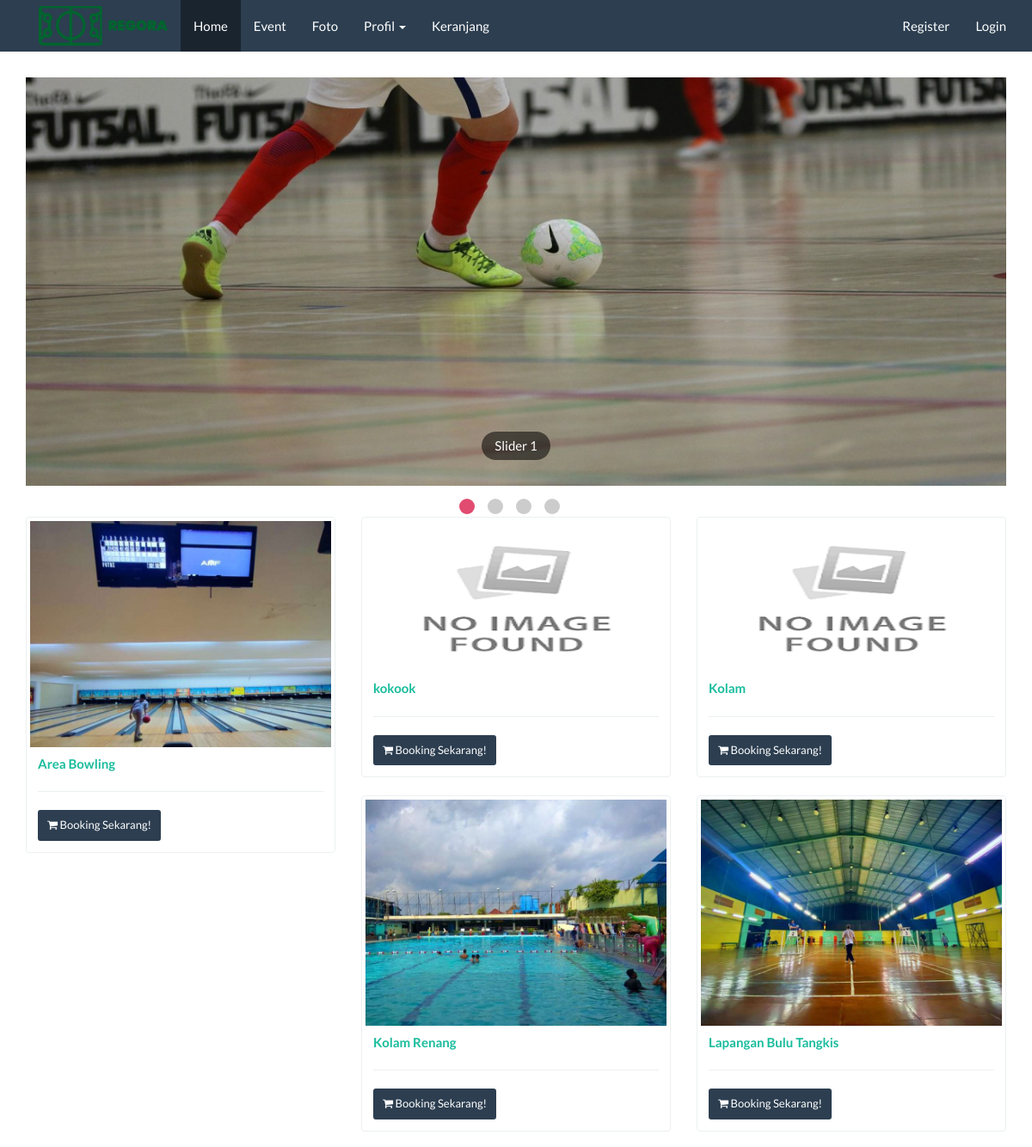
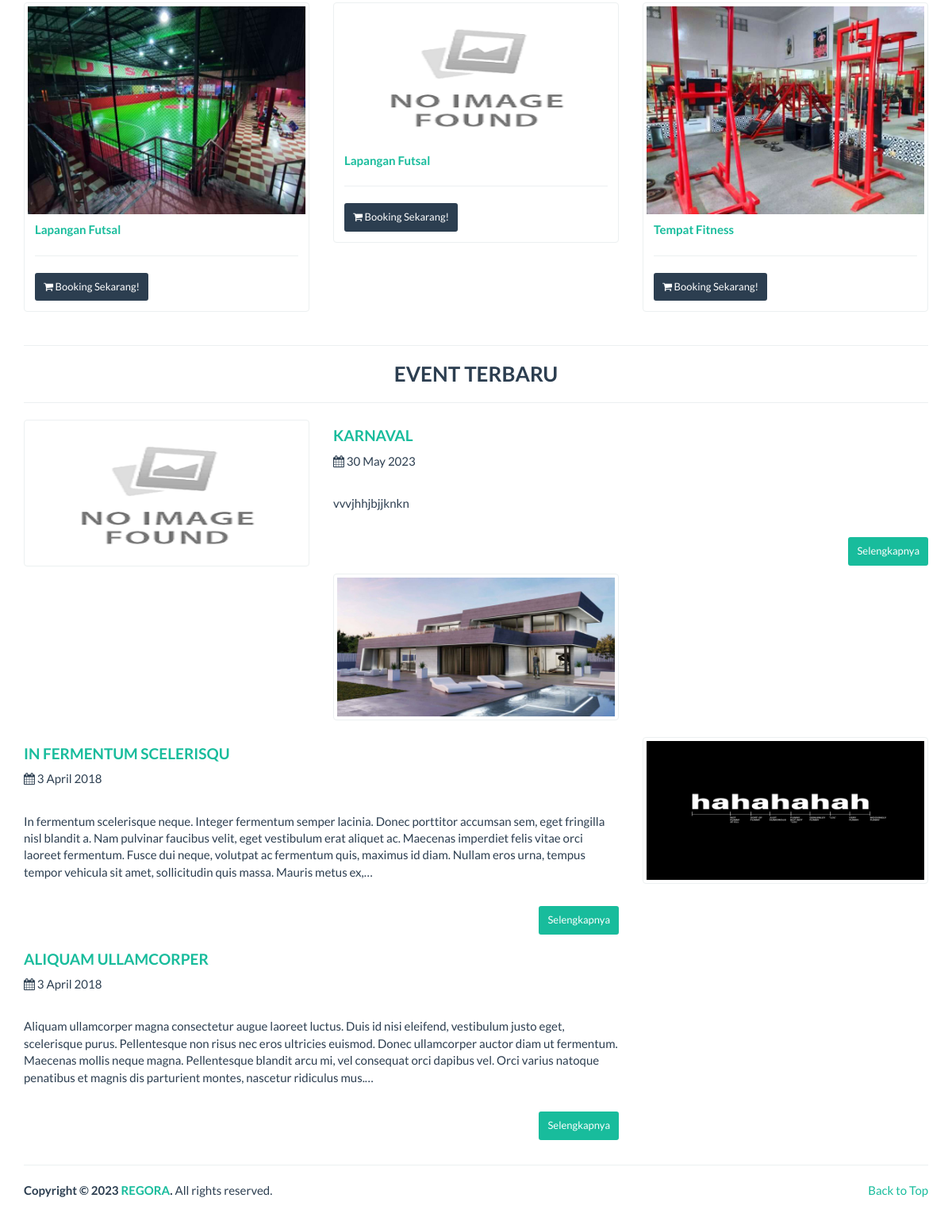
The page / on the database its author committed (2 pictures, top to bottom).
### tables this page shows
CREATE TABLE `slider` (
  `id_slider` int(11) NOT NULL,
  `no_urut` int(11) NOT NULL,
  `nama_slider` varchar(100) NOT NULL,
  `link` varchar(100) NOT NULL,
  `foto` text NOT NULL,
  `foto_type` char(10) NOT NULL,
  `foto_size` int(11) NOT NULL,
  `created_at` datetime NOT NULL DEFAULT current_timestamp(),
  `created_by` char(50) NOT NULL,
  `modified_at` datetime DEFAULT NULL ON UPDATE current_timestamp(),
  `modified_by` char(50) NOT NULL,
  `uploader` varchar(255) DEFAULT NULL
);

CREATE TABLE `lapangan` (
  `id_lapangan` int(11) NOT NULL,
  `nama_lapangan` varchar(100) NOT NULL,
  `harga` int(11) NOT NULL,
  `foto` text NOT NULL,
  `deskripsi` text NOT NULL,
  `fasilitas` varchar(100) NOT NULL,
  `created_by` varchar(255) DEFAULT NULL,
  `created_at` varchar(255) DEFAULT NULL,
  `modified_by` varchar(255) DEFAULT NULL,
  `modified_at` varchar(255) DEFAULT NULL
);

CREATE TABLE `event` (
  `id_event` int(11) NOT NULL,
  `nama_event` varchar(100) NOT NULL,
  `slug_event` varchar(100) DEFAULT NULL,
  `deskripsi` text DEFAULT NULL,
  `kategori` int(11) DEFAULT NULL,
  `foto` text DEFAULT NULL,
  `foto_type` char(10) DEFAULT NULL,
  `created_at` datetime NOT NULL DEFAULT current_timestamp(),
  `created_by` char(50) NOT NULL,
  `modified_at` datetime DEFAULT NULL ON UPDATE current_timestamp(),
  `modified_by` char(50) NOT NULL
);

### application/controllers/Home.php (called while the page is built, shortened)
<?php
class Home extends CI_Controller {
	public function index()
	{
		$this->data['title'] = 'Home';
		$this->load->model('Company_model');
		$this->load->model('Event_model');
		$this->load->model('Foto_model');
		$this->load->model('Kontak_model');
		$this->load->model('Lapangan_model');
		$this->load->model('Slider_model');
		$this->data['company_data'] 	= $this->Company_model->get_by_company();
		$this->data['event_new'] 			= $this->Event_model->get_all_new_home();
		$this->data['foto_data'] 			= $this->Foto_model->get_all_new_home();
		$this->data['slider_data'] 		= $this->Slider_model->get_all_home();
		$this->data['kontak'] 				= $this->Kontak_model->get_all();
		$this->data['lapangan_new'] 	= $this->Lapangan_model->get_all_home();
		$this->load->view('front/home/body', $this->data);
	}
}

### index.php (called while the page is built, shortened)
<?php
require_once BASEPATH.'core/CodeIgniter.php';

### application/models/Slider_model.php (called while the page is built, shortened)
<?php if (!defined('BASEPATH')) exit('No direct script access allowed');
class Slider_model extends CI_Model
{
  public $table = 'slider';
  function get_all_home()
  {
    $this->db->order_by('no_urut', 'ASC');
    return $this->db->get($this->table)->result();
  }
}

### application/models/Lapangan_model.php (called while the page is built, shortened)
<?php  if ( ! defined('BASEPATH')) exit('No direct script access allowed');
class Lapangan_model extends CI_Model
{
  public $table = 'lapangan';
  function get_all_home()
  {
    $this->db->order_by('nama_lapangan', 'ASC');
    return $this->db->get($this->table)->result();
  }
}

### application/models/Event_model.php (called while the page is built, shortened)
<?php  if ( ! defined('BASEPATH')) exit('No direct script access allowed');
class Event_model extends CI_Model
{
  public $table = 'event';
  public $id    = 'id_event';
  public $order = 'DESC';
  function get_all_new_home()
  {
    $this->db->limit(3);
    $this->db->order_by($this->id, $this->order);
    return $this->db->get($this->table)->result();
  }
}

### application/views/front/home/lapangan_new.php (the view)
<div class="row">
  <?php foreach($lapangan_new as $lapangan){
    $url_detail = base_url('detail/') . $lapangan->id_lapangan;
  ?>
    <div class="col-lg-4">
      <div class="thumbnail">
        <?php
        if(empty($lapangan->foto)) {
          echo "<img class='card-img-top' src='".base_url()."assets/images/no_image_thumb.png'>";
        } else {
          echo "<img src='".base_url()."assets/images/lapangan/".$lapangan->foto."'> ";
        }
        ?>
        <div class="caption">
          <a href="<?php echo $url_detail; ?>">
            <p class="card-text"><b><?php echo $lapangan->nama_lapangan ?></b></p>
          </a>
          <hr>
          <a href="<?php echo base_url('cart/buy/').$lapangan->id_lapangan ?>">
            <button class="btn btn-sm btn-primary"><i class="fa fa-shopping-cart"></i> Booking Sekarang!</button>
          </a>
        </div>
      </div>
    </div>
  <?php } ?>
</div>

### application/views/front/home/slider.php (shortened to what this page needs)
<link rel="stylesheet" href="<?php echo base_url('assets/plugins/slider/dist/')?>slippry.css" />
<div class="big-title" data-animation="fadeInDown" data-animation-delay="02">
  <ul id="thumbnails">
    <?php foreach($slider_data as $slider){ ?>
    <li>
      <a href="<?php echo $slider->link ?>" target="_self">
        <img src="<?php echo base_url('assets/images/slider/').$slider->foto.$slider->foto_type?>" alt="<?php echo $slider->nama_slider ?>">
      </a>
    </li>
    <?php } ?>
  </ul>
</div>

### application/views/front/home/event_new.php
<hr><h3 align="center"><b>EVENT TERBARU</b></h3><hr>
<div class="row">
  <?php foreach($event_new as $event){ ?>
      <div class="col-lg-4">
        <div class="thumbnail">
          <a href="<?php echo base_url("event/$event->slug_event ") ?>">
            <?php
            if(empty($event->foto)) {echo "<img src='".base_url()."assets/images/no_image_thumb.png'>";}
            else { echo " <img src='".base_url()."assets/images/event/".$event->foto.'_thumb'.$event->foto_type."'> ";}
            ?>
          </a>
        </div>
      </div>
      <div class="col-lg-8">
        <div class="caption">
          <h4><a href="<?php echo base_url("event/$event->slug_event ") ?>"><?php echo character_limiter($event->nama_event,100) ?></a></h4>
          <i class="fa fa-calendar"></i> <?php echo date("j F Y", strtotime($event->created_at)); ?>
          <br><br>
          <p><?php echo character_limiter($event->deskripsi,400) ?></p>
          <br>
          <p align="right">
            <a href="<?php echo base_url("event/$event->slug_event") ?>">
              <button type="button" name="button" class="btn btn-sm btn-success">Selengkapnya</button>
            </a>
          </p>
        </div>
      </div>
    <br>
  <?php } ?>
</div>

### assets/template/frontend/css/custom.css (style rules this page uses)
h4 { font-weight: bold; text-transform: uppercase; }
a:hover, a:visited, a:link, a:active { text-decoration: none; }

### rows shown on the page
slider: foto+foto_type (picture)
lapangan: foto (picture), nama_lapangan "Area Bowling"
lapangan: nama_lapangan "kokook"
lapangan: nama_lapangan "Kolam"
lapangan: foto (picture), nama_lapangan "Kolam Renang"
lapangan: foto (picture), nama_lapangan "Lapangan Bulu Tangkis"
lapangan: foto (picture), nama_lapangan "Lapangan Futsal"
lapangan: nama_lapangan "Lapangan Futsal"
lapangan: foto (picture), nama_lapangan "Tempat Fitness"
event: nama_event "KARNAVAL", created_at "30 May 2023", deskripsi "vvvjhhjbjjknkn"
event: foto+foto_type (picture), nama_event "IN FERMENTUM SCELERISQU", created_at "3 April 2018", deskripsi "In fermentum scelerisque neque. Integer fermentum semper lacinia. Donec porttitor accumsan sem, eget fringilla nisl blandit a. Nam pulvinar faucibus velit, eget vestibulum erat aliquet ac. Maecenas imperdiet felis vitae orci laoreet fermentum. Fusce dui neque, volutpat ac fermentum quis, maximus id diam. Nullam eros urna, tempus tempor vehicula sit amet, sollicitudin quis massa. Mauris metus ex,…"
event: foto+foto_type (picture), nama_event "ALIQUAM ULLAMCORPER", created_at "3 April 2018", deskripsi "Aliquam ullamcorper magna consectetur augue laoreet luctus. Duis id nisi eleifend, vestibulum justo eget, scelerisque purus. Pellentesque non risus nec eros ultricies euismod. Donec ullamcorper auctor diam ut fermentum. Maecenas mollis neque magna. Pellentesque blandit arcu mi, vel consequat orci dapibus vel. Orci varius natoque penatibus et magnis dis parturient montes, nascetur ridiculus mus.…"
